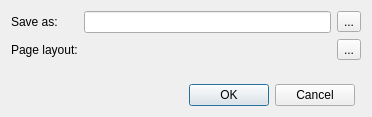
<?xml version="1.0" encoding="UTF-8"?>
<ui version="4.0">
 <class>PrintToPdfDialog</class>
 <widget class="QDialog" name="PrintToPdfDialog">
  <property name="geometry">
   <rect>
    <x>0</x>
    <y>0</y>
    <width>372</width>
    <height>117</height>
   </rect>
  </property>
  <property name="windowTitle">
   <string>Dialog</string>
  </property>
  <layout class="QGridLayout" name="gridLayout_2">
   <item row="2" column="0">
    <widget class="QDialogButtonBox" name="buttonBox">
     <property name="orientation">
      <enum>Qt::Horizontal</enum>
     </property>
     <property name="standardButtons">
      <set>QDialogButtonBox::Cancel|QDialogButtonBox::Ok</set>
     </property>
    </widget>
   </item>
   <item row="0" column="0" colspan="2">
    <layout class="QGridLayout" name="gridLayout">
     <item row="1" column="3">
      <widget class="QToolButton" name="choosePageLayoutButton">
       <property name="text">
        <string>...</string>
       </property>
      </widget>
     </item>
     <item row="0" column="0">
      <widget class="QLabel" name="filePathLabel">
       <property name="text">
        <string>Save as:</string>
       </property>
      </widget>
     </item>
     <item row="0" column="2">
      <widget class="QLineEdit" name="filePathLineEdit"/>
     </item>
     <item row="1" column="0">
      <widget class="QLabel" name="layoutLabel">
       <property name="text">
        <string>Page layout:</string>
       </property>
      </widget>
     </item>
     <item row="0" column="3">
      <widget class="QToolButton" name="chooseFilePathButton">
       <property name="text">
        <string>...</string>
       </property>
      </widget>
     </item>
     <item row="1" column="2">
      <widget class="QLabel" name="pageLayoutLabel">
       <property name="text">
        <string/>
       </property>
      </widget>
     </item>
    </layout>
   </item>
   <item row="1" column="0">
    <spacer name="verticalSpacer">
     <property name="orientation">
      <enum>Qt::Vertical</enum>
     </property>
     <property name="sizeHint" stdset="0">
      <size>
       <width>20</width>
       <height>40</height>
      </size>
     </property>
    </spacer>
   </item>
  </layout>
 </widget>
 <resources/>
 <connections>
  <connection>
   <sender>buttonBox</sender>
   <signal>accepted()</signal>
   <receiver>PrintToPdfDialog</receiver>
   <slot>accept()</slot>
   <hints>
    <hint type="sourcelabel">
     <x>248</x>
     <y>254</y>
    </hint>
    <hint type="destinationlabel">
     <x>157</x>
     <y>274</y>
    </hint>
   </hints>
  </connection>
  <connection>
   <sender>buttonBox</sender>
   <signal>rejected()</signal>
   <receiver>PrintToPdfDialog</receiver>
   <slot>reject()</slot>
   <hints>
    <hint type="sourcelabel">
     <x>316</x>
     <y>260</y>
    </hint>
    <hint type="destinationlabel">
     <x>286</x>
     <y>274</y>
    </hint>
   </hints>
  </connection>
 </connections>
</ui>
